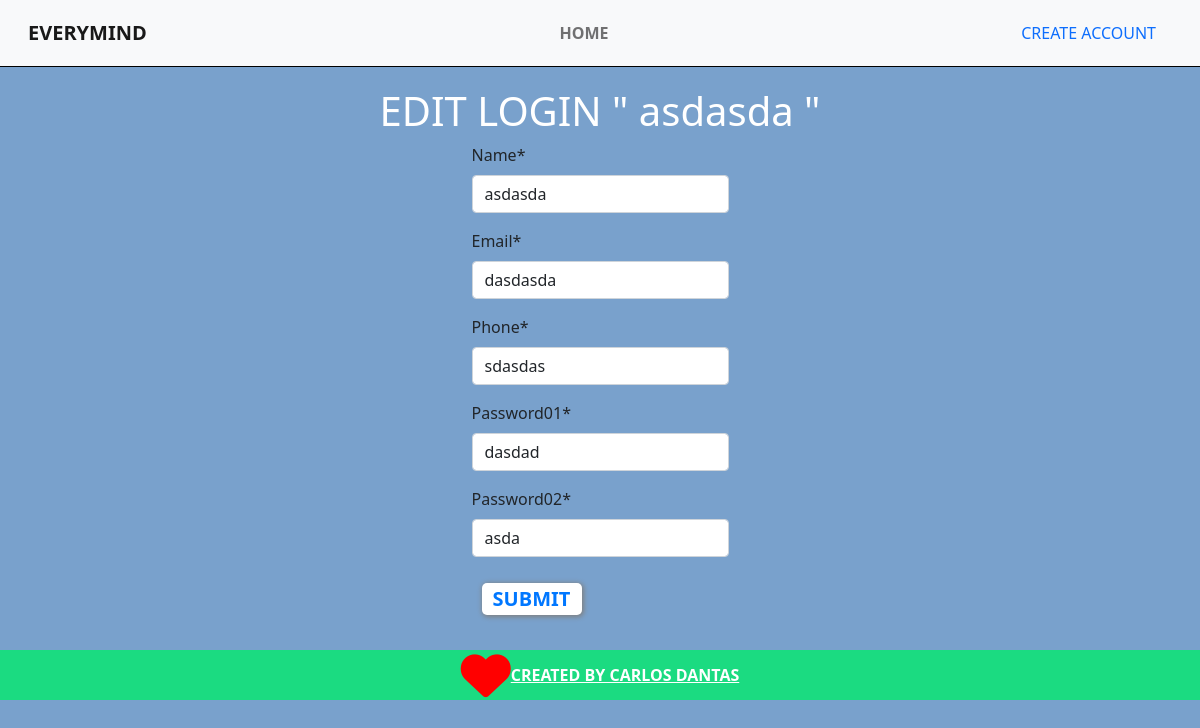
/edit/16 (signed in), run on the app's committed database.
### create/models.py (models this page shows, shortened)
class login (models.Model):
    STATUS = (
        ('Doing', 'Doing'),
        ('Done', 'Done'),
    )
    name = models.CharField(max_length=255)
    email = models.CharField(max_length=255, default='')
    phone = models.CharField(max_length=255, default='')
    password01 = models.CharField(max_length=255, default='')
    password02 = models.CharField(max_length=255, default='')
    done = models.CharField(
        max_length=5,
        choices=STATUS,
    )
    created_at = models.DateTimeField(auto_now_add = True)
    updated_at = models.DateTimeField(auto_now = True)
    class Meta:
        verbose_name_plural = 'Tasks'

### create/views.py (the view)
# urls.py: path('edit/<int:id>', views.editUser, name="edit-user"),
@login_required
def editUser(request, id):
    InfoUser = get_object_or_404(login, pk=id)
    form = LoginForm(instance=InfoUser)
    if(request.method == 'POST'):
        form = LoginForm(request.POST, instance=InfoUser)
        if(form.is_valid()):
            InfoUser.save()
            return redirect('accounts')
        else:
            return render(request, 'pages/Editlogin.html', {'form': form, 'user': InfoUser})
    else:
        return render(request, 'pages/Editlogin.html', {'form': form, 'user': InfoUser})

### create/form.py
class LoginForm(forms.ModelForm):
        class Meta:
            model = login
            fields = ('name','email', 'phone', 'password01', 'password02')

### create/Templates/pages/EditLogin.html (shortened to what this page needs)
{% extends 'base.html' %}
{% load crispy_forms_tags %}
{% block content %}
<div class="box-register">
        <h1>EDIT LOGIN " {{user.name}} "</h1>
        <form method="POST">
            {{ form|crispy }}
            <button class="button-register-submit" type="submit" value="Submit Edit">SUBMIT</button>
        </form>
</div>
{% endblock %}

### create/static/css/global.css (style rules this page uses)
.body { background-color: rgb(121, 161, 204); }
h1 { color: white; }
.box-register { display: flex; flex-direction: column; align-items: center; justify-content: center; }
.button-register-submit { width: 100px; margin: 10px; outline: none; background-color: white; color: rgb(0, 119, 255); font-weight: bold; font-size: 20px; border-radius: 5px; border: none; box-shadow: 1px 1px 5px 1px grey; }

### data on the page
login: name "asdasda", email "dasdasda", phone "sdasdas", password01 "dasdad", password02 "asda"
